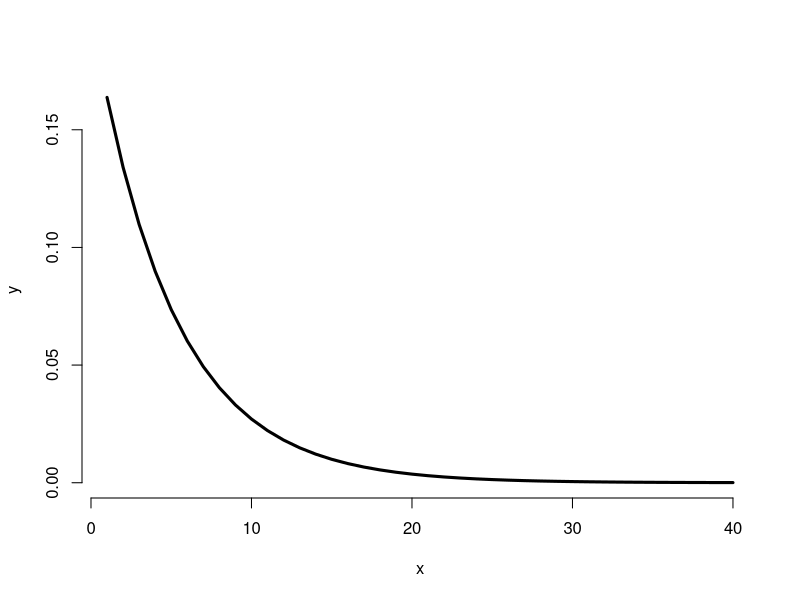
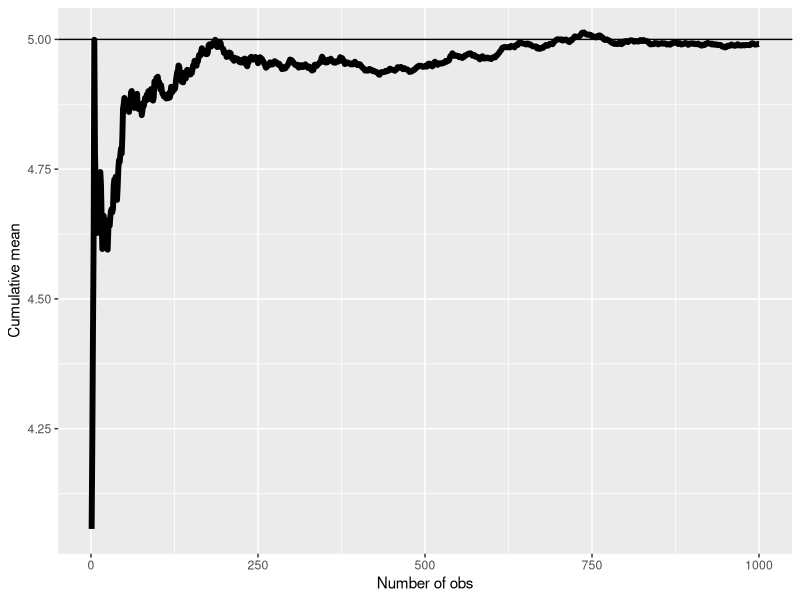
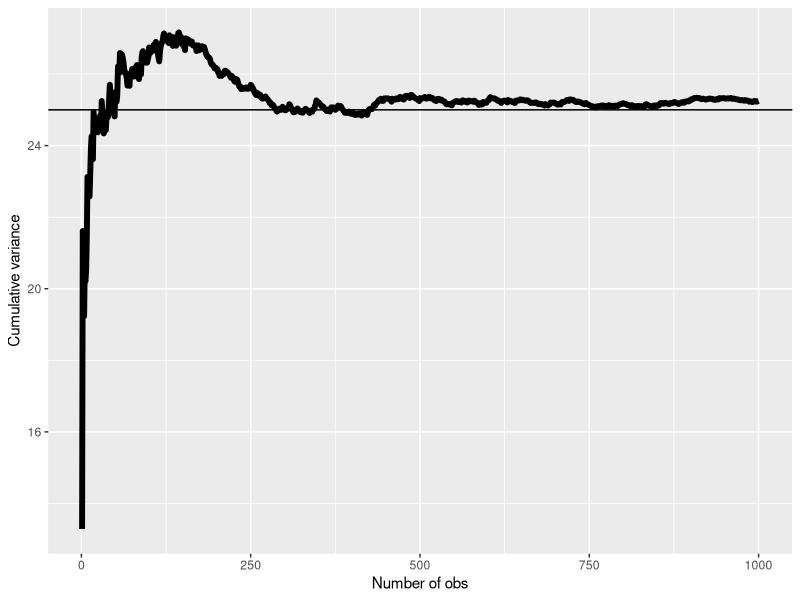
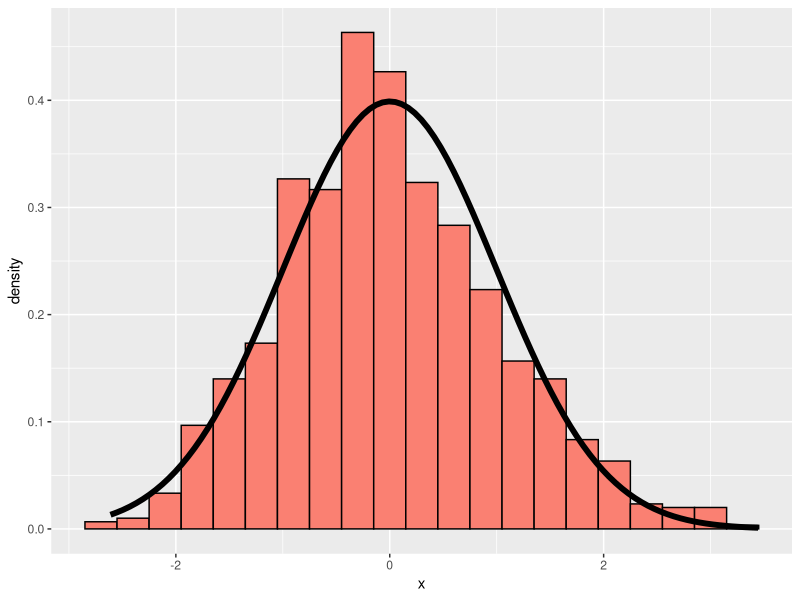
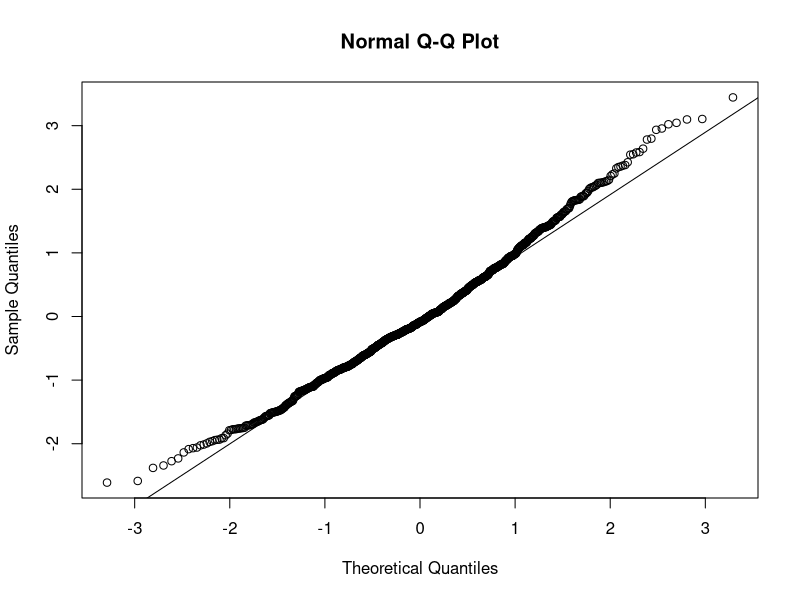
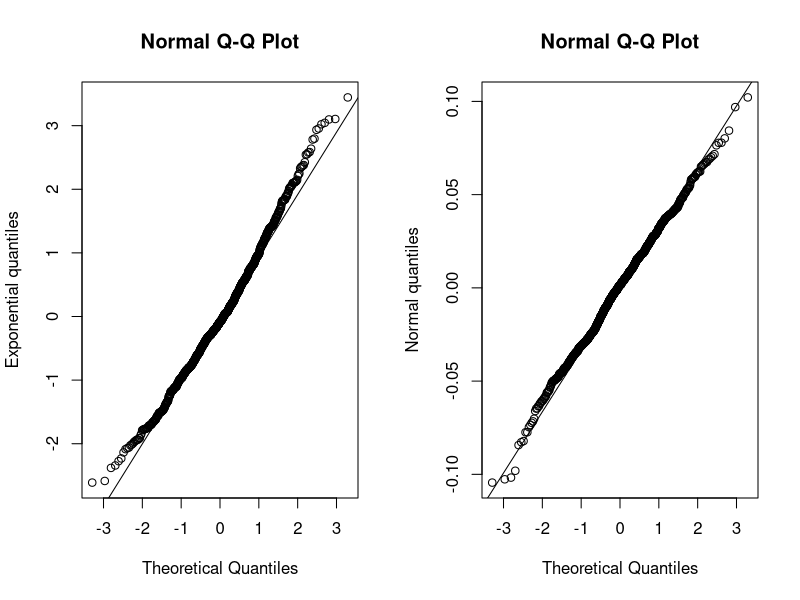

These figures' R source, in order:
## ---- chunk 1
library(ggplot2)
n <- 40
lambda = 0.2
nosim = 1000
## ---- chunk 2
x <- c(1:n)
y <- lambda * exp(-lambda*x)
plot(x, y, lwd = 3, frame = FALSE, type = "l")
## ---- chunk 3
means = NULL
for (i in 1 : nosim) means = c(means, mean(rexp(n, lambda)))
## ---- chunk 4
head(means)
## ---- chunk 5
mean(means)
## ---- chunk 6
means2 = NULL
for (i in 1 : 100000) means2 = c(means2, mean(rexp(n, lambda)))
a <- mean(means2)
## ---- chunk 7
csum <- cumsum(means)/(1:nosim)

g <- ggplot(data.frame(x = 1 : nosim, y = csum), aes( x = x, y = y))
g <- g + geom_hline(yintercept = 1/lambda) + geom_line(size = 2)
g <- g + labs(x = 'Number of obs', y = 'Cumulative mean')
g
## ---- chunk 8
vars = NULL
for (i in 1 : nosim) vars = c(vars, var(rexp(n, lambda)))
head(vars)
## ---- chunk 9
vars2 = NULL
for (i in 1 : 100000) vars2 = c(vars2, var(rexp(n, lambda)))
b <- mean(vars2)
## ---- chunk 10
cvar <- cumsum(vars)/(1:nosim)

g <- ggplot(data.frame(x = 1 : nosim, y = cvar), aes( x = x, y = y))
g <- g + geom_hline(yintercept = 1/lambda**2) + geom_line(size = 2)
g <- g + labs(x = 'Number of obs', y = 'Cumulative variance')
g
## ---- chunk 11
means_norm <- NULL
for (i in 1 : nosim) means_norm = c(means_norm, sqrt(n)*(means[i] - mean(means))/(1/lambda))
## ---- chunk 12
mean(means_norm)
sd(means_norm)
## ---- chunk 13
g <- ggplot(data.frame(x = means_norm), aes(x = x))
g <- g + geom_histogram(fill = 'salmon', colour = 'black', binwidth = 0.3, aes(y = ..density..))
g <- g + stat_function(fun = dnorm, size = 2)
g
## ---- chunk 14
qqnorm(means_norm)
qqline(means_norm) #this will add a line for normal distribution
## ---- chunk 15
par(mfcol = c(1, 2))
means_norm_norm = NULL
for (i in 1 : nosim) means_norm_norm = c(means_norm_norm, mean(rnorm(1000)))
qqnorm(means_norm, ylab = "Exponential quantiles")
qqline(means_norm) #this will add a line for normal distribution
qqnorm(means_norm_norm, ylab = "Normal quantiles")
qqline(means_norm_norm)
